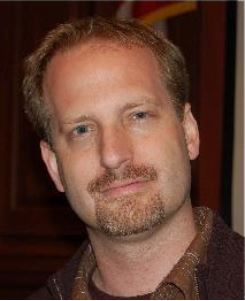
%> input picture A2 - Digital Makeup Transfer/images/BeardTransfer/ReferenceBeard.JPG, 245 x 301 px
$ octave main1.m   (GNU Octave 9; MATLAB toolbox functions it lacks are replaced by stand-ins)
%> lines starting %> are read from the running program, lines starting %| are printed output that depends on the picture; in (x1, y1, x2, y2) boxes, pixels count from 0 and x2, y2 are one past the last pixel; in counts of white or black regions, pixels touching at a corner belong together; the program's own positions count from 1
### A2 - Digital Makeup Transfer/src/separateRegionsBeard.m
function mask_beard = separateRegionsBeard(refImg, landmarkfile)

    load(landmarkfile);
    length = size(refImg,1);
    width = size(refImg,2);

    % Beard Area
    mask_beard = poly2mask(Ys(1:17), Xs(1:17), length, width);
    % Lips
    mask_lips = poly2mask(Ys(18:28), Xs(18:28), length, width);

    for i = 1:length
        for j = 1:width
            if (mask_lips(i,j) == 1)
                mask_beard(i,j) = 0;
            end
        end
    end
    figure, imshow(mask_beard);
    title('beard');
end

### A2 - Digital Makeup Transfer/src/wlsFilter.m
function OUT = wlsFilter(IN, lambda, alpha, L)
%WLSFILTER Edge-preserving smoothing based on the weighted least squares(WLS)
%   optimization framework, as described in Farbman, Fattal, Lischinski, and
%   Szeliski, "Edge-Preserving Decompositions for Multi-Scale Tone and Detail
%   Manipulation", ACM Transactions on Graphics, 27(3), August 2008.
%
%   Given an input image IN, we seek a new image OUT, which, on the one hand,
%   is as close as possible to IN, and, at the same time, is as smooth as
%   possible everywhere, except across significant gradients in L.
%
%
%   Input arguments:
%   ----------------
%     IN              Input image (2-D, double, N-by-M matrix).
%
%     lambda          Balances between the data term and the smoothness
%                     term. Increasing lambda will produce smoother images.
%                     Default value is 1.0
%
%     alpha           Gives a degree of control over the affinities by non-
%                     lineary scaling the gradients. Increasing alpha will
%                     result in sharper preserved edges. Default value: 1.2
%
%     L               Source image for the affinity matrix. Same dimensions
%                     as the input image IN. Default: log(IN)
%
%
%   Example
%   -------
%     RGB = imread('peppers.png');
%     I = double(rgb2gray(RGB));
%     I = I./max(I(:));
%     res = wlsFilter(I, 0.5);
%     figure, imshow(I), figure, imshow(res)
%     res = wlsFilter(I, 2, 2);
%     figure, imshow(res)

if(~exist('L', 'var')),
    L = log(IN+eps);
end

if(~exist('alpha', 'var')),
    alpha = 1.2;
end

if(~exist('lambda', 'var')),
    lambda = 1;
end

smallNum = 0.0001;

[r,c] = size(IN);
k = r*c;

% Compute affinities between adjacent pixels based on gradients of L
dy = diff(L, 1, 1);
dy = -lambda./(abs(dy).^alpha + smallNum);
dy = padarray(dy, [1 0], 'post');
dy = dy(:);

dx = diff(L, 1, 2);
dx = -lambda./(abs(dx).^alpha + smallNum);
dx = padarray(dx, [0 1], 'post');
dx = dx(:);


% Construct a five-point spatially inhomogeneous Laplacian matrix
B(:,1) = dx;
B(:,2) = dy;
d = [-r,-1];
A = spdiags(B,d,k,k);

e = dx;
w = padarray(dx, r, 'pre'); w = w(1:end-r);
s = dy;
n = padarray(dy, 1, 'pre'); n = n(1:end-1);

D = 1-(e+w+s+n);
A = A + A' + spdiags(D, 0, k, k);

% Solve
OUT = A\IN(:);
OUT = reshape(OUT, r, c);

### A2 - Digital Makeup Transfer/src/main1.m
clear all; close all; clc;

refImgFilename = 'ReferenceBeard.jpg';
origImgFilename = 'OriginalBeard.jpg';
landmarkfile = 'landmarksBeard.mat';

refImg = imread(refImgFilename);
%> refImg is the input picture: size 301x245x3 uint8; mean R, G, B 96.8, 63.1, 50.1
origImg = imread(origImgFilename);
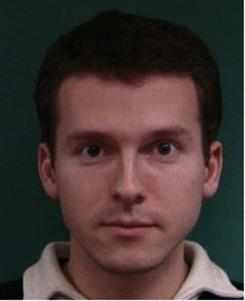
%> input picture A2 - Digital Makeup Transfer/images/BeardTransfer/OriginalBeard.jpg, 245 x 301 px
%> origImg is the input picture: size 301x245x3 uint8; mean R, G, B 69.3, 55.9, 53.2

figure, imshow(refImg); title('Initial: Reference');
figure, imshow(origImg); title('Initial: Original');

[rowsA, colsA, nA] = size(origImg);
%> rowsA = 301; colsA = 245; nA = 3
[rowsB, colsB, nB] = size(refImg);
%> rowsB = 301; colsB = 245; nB = 3
if rowsB ~= rowsA || colsA ~= colsB
    refImg = imresize(refImg, [rowsA colsA]);
end

rows = rowsA;
%> rows = 301
cols = colsA;
%> cols = 245

%%  3.1. Face Alignment

% % 1. Learn a model for Landmark detection
% compile
% % 2. Detect Control points and then, warp the image
% faceAlign(model, refImgFilename, origImgFilename);

% getLandmarkPoints(refImgFilename,origImgFilename,landmarkfile);

commandStr = sprintf('python faceWarp.py %s %s',refImgFilename,origImgFilename);
[status, ~] = system(commandStr);
if status==0
    fprintf('Image warped using delaunay triangles');
end

alignedFace = imread('warped.jpg');
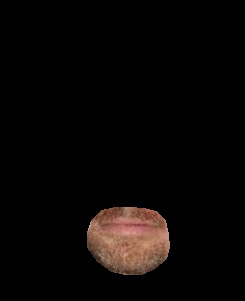
%> input picture A2 - Digital Makeup Transfer/images/BeardTransfer/warped.jpg, 245 x 301 px
%> alignedFace is the input picture: size 301x245x3 uint8; mean R, G, B 9.6, 6.6, 5.4
refImg = alignedFace;
figure, imshow(alignedFace); title('After 3.1');


%%  3.2. Layer Decomposition

[mask_beard] = separateRegionsBeard(refImg, landmarkfile);
%> after the loop in separateRegionsBeard, `for i = 1:length`:
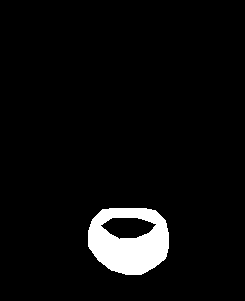
%> mask_beard: size 301x245 logical; 5% white; 1 white region, box (x1, y1, x2, y2) and area: (88, 208, 169, 275) 3714
load(landmarkfile);

% RGB to LAB Conversion
origLab = rgb2lab(origImg);
%> origLab: size 301x245x3 double; mean of channels 1, 2, 3 24.4, 5.2, 4.3
origL = origLab(:,:,1);
origA = origLab(:,:,2);
origB = origLab(:,:,3);

ref1Img = alignedFace;
refLab = rgb2lab(ref1Img);
%> refLab: size 301x245x3 double; mean of channels 1, 2, 3 3.1, 1, 1.2
refL = refLab(:,:,1);
refA = refLab(:,:,2);
refB = refLab(:,:,3);

% figure, imshow(origL, [1,100]); title('origL');
% figure, imshow(refL, [1,100]); title('refL');

% figure, imshow(origA, [1,100]); title('origA');
% figure, imshow(refA, [1,100]); title('refA');
%
% figure, imshow(origB, [1,100]); title('origB');
% figure, imshow(refB, [1,100]); title('refB');

origBase = wlsFilter(origL);
%> in wlsFilter, `OUT = reshape(OUT, r, c);`:
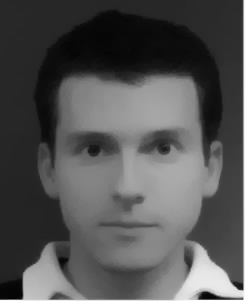
%> OUT: size 301x245 double; min 0.393, max 74.59, mean 24.4; drawn with min black and max white
refBase = wlsFilter(refL);
origDetail = origL - origBase;
refDetail = refL - refBase;

figure, imshow(origBase, [1,100]); title('origBase');
figure, imshow(refBase, [1,100]); title('refBase');

% figure, imshow(origDetail); title('origDetail');
% figure, imshow(refDetail); title('refDetail');


%%  3.3. Skin Detail Transfer

deltaOrig = 0.5;
deltaRef = 0.5;

resultantDetail = (deltaOrig * origDetail) + (deltaRef * refDetail);
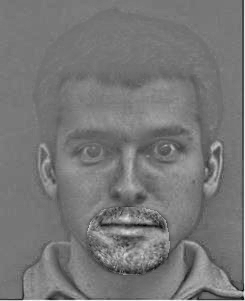
%> resultantDetail: size 301x245 double; min -13.73, max 15.57, mean -1.25e-13; drawn with min black and max white

figure, imshow(resultantDetail); title('resultantDetail');

%%  3.4. Color Transfer

gamma = 0.8;
resultantA = origA * (1-gamma) + refA * (gamma);
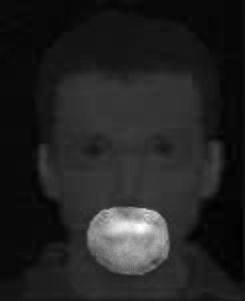
%> resultantA: size 301x245 double; min -2.85, max 31.12, mean 1.9; drawn with min black and max white
resultantB = origB * (1-gamma) + refB * (gamma);

for i = 1:rows
    for j = 1:cols
        if mask_beard(i,j) == 0
            resultantDetail(i,j) = origDetail(i,j);
            resultantA(i,j) = origA(i,j);
            resultantB(i,j) = origB(i,j);
        end
    end
end
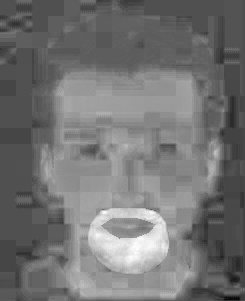
%> resultantB: size 301x245 double; min -11.09, max 23.55, mean 4.7; drawn with min black and max white

origL1 = imadd(origBase,resultantDetail);
coloredImg = lab2rgb(cat(3,origL1,resultantA,resultantB));

figure, imshow(coloredImg); title('After 3.4');
